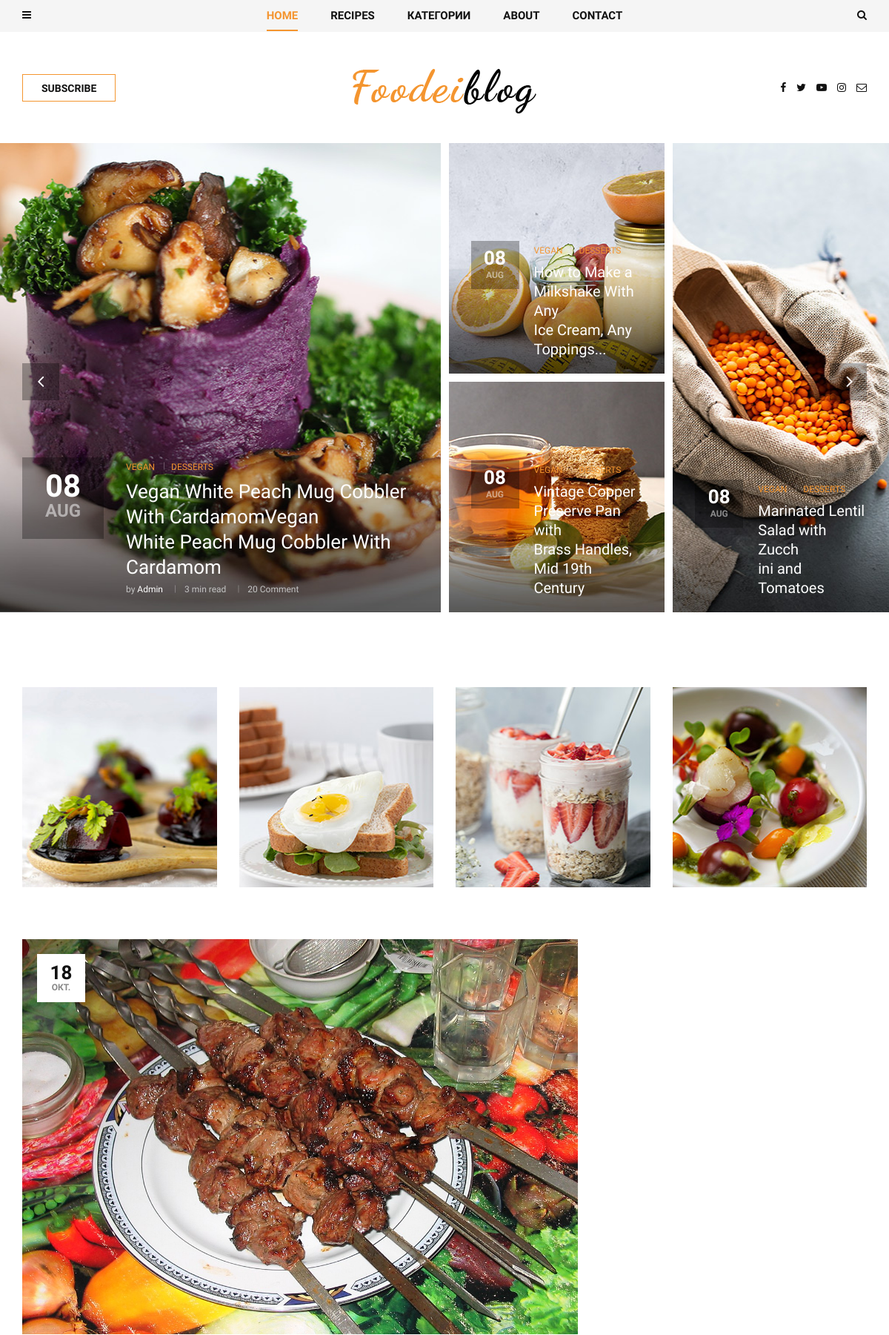
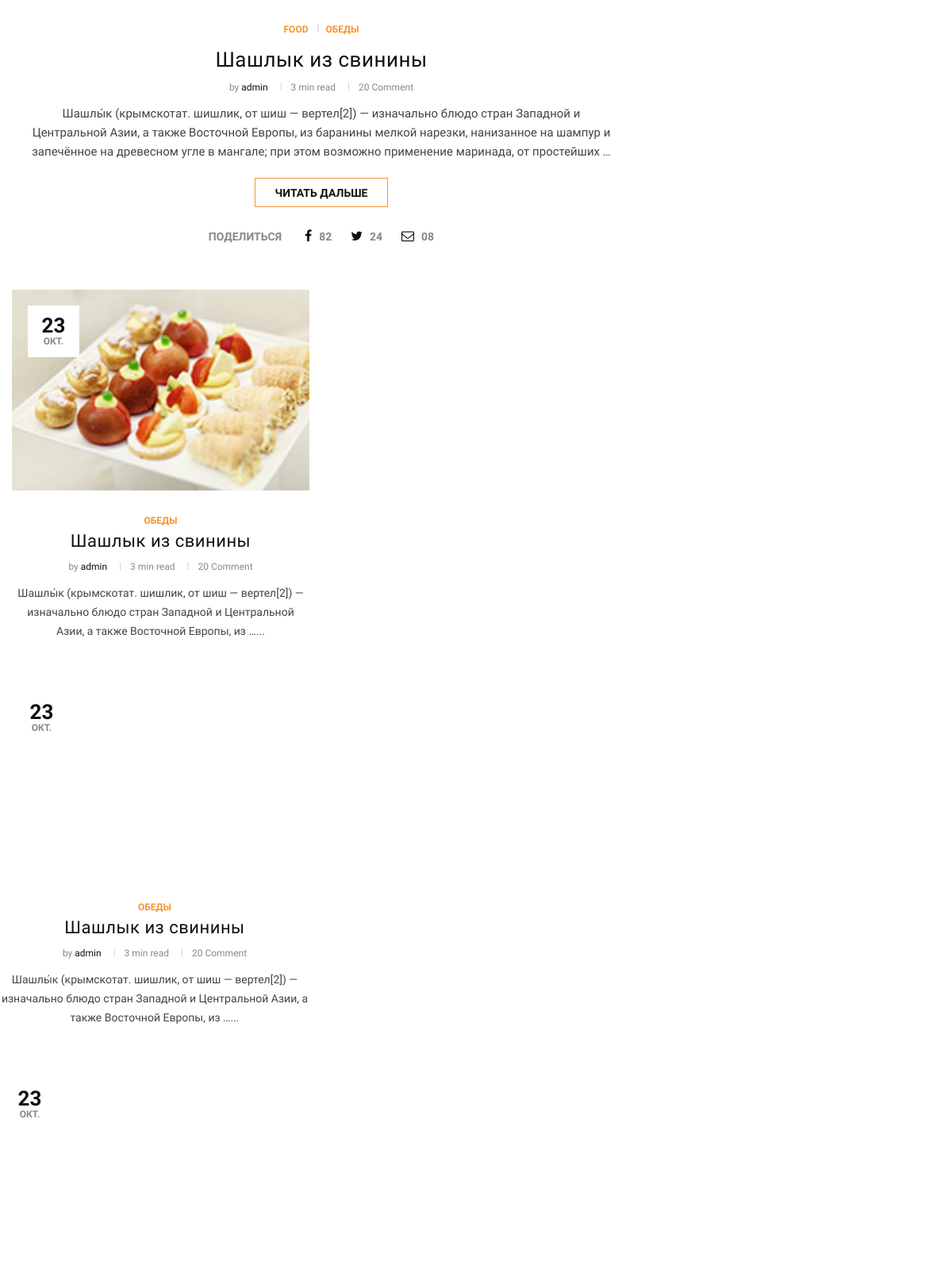
The page / (upper part) on the database its author committed (2 pictures, top to bottom).
### blog/models.py (models this page shows, shortened)
class Post(models.Model):
    author = models.ForeignKey(User, related_name='posts', on_delete=models.CASCADE)
    title = models.CharField(max_length=220)
    slug = models.SlugField(max_length=220, unique=True, default='')
    image = models.ImageField(upload_to='articles/')
    text = models.TextField()
    category = models.ForeignKey(
        Category,
        related_name='post',
        on_delete=models.SET_NULL,
        null=True,
    )
    tags = models.ManyToManyField(Tag, related_name='post')
    create_at = models.DateTimeField(auto_now_add=True)
    def get_absolute_url(self):
        return reverse('post_single',
                       kwargs={"slug": self.category.slug, "post_slug": self.slug})  # передается 2 слага для

class Tag(models.Model):
    name = models.CharField(max_length=100)
    slug = models.SlugField(max_length=100)
    def __str__(self):
        return f'{self.name}'

class Category(MPTTModel):
    name = models.CharField(max_length=100)
    slug = models.SlugField(max_length=100)
    parent = TreeForeignKey(
        'self',
        related_name='children',
        on_delete=models.SET_NULL,
        null=True,
        blank=True)  # при удалении категории подкатегория не удалится, нулл=Тру и бланк=Тру значит что
    class MPTTMeta:
        order_insertion_by = ['name']
    def __str__(self):
        return f'{self.name}'

### blog/views.py (the view)
# urls.py: path('', views.HomeView.as_view(), name='home'),
class HomeView(ListView):
    model = Post
    paginate_by = 9
    template_name = 'blog/home.html'

### blog/templatetags/menu_tags.py (called while the page is built)
@register.inclusion_tag('blog/include/tags/top_menu.html')
def get_categories():
    category = Category.objects.filter(parent__isnull=True).order_by('name')
    return {'list_category': category}

@register.inclusion_tag('blog/include/tags/receips_tag.html')
def get_last_posts():
    posts = Post.objects.select_related('category').order_by('-id')[:5]#подтягиваем категории чтобы было меньше запросов в БД
    return {'list_last_posts': posts}

### templates/blog/home.html (shortened to what this page needs)
{% extends 'base.html' %}
{% block content %}
<section class="hero">
    <div class="hero__slider owl-carousel">
        <div class="hero__item">
            <div class="container-fluid">
                <div class="row">
                    <div class="col-lg-6 p-0">
                        <div class="hero__inside__item hero__inside__item--wide set-bg"
                             data-setbg="img/hero/hero-1.jpg">
                            <div class="hero__inside__item__text">
                                <div class="hero__inside__item--meta">
                                    <span>08</span>
                                    <p>Aug</p>
                                </div>
                                <div class="hero__inside__item--text">
                                    <ul class="label">
                                        <li>Vegan</li>
                                        <li>Desserts</li>
                                    </ul>
                                    <h4>Vegan White Peach Mug Cobbler With CardamomVegan<br/> White Peach Mug
                                        Cobbler With Cardamom</h4>
                                    <ul class="widget">
                                        <li>by <span>Admin</span></li>
                                        <li>3 min read</li>
                                        <li>20 Comment</li>
                                    </ul>
                                </div>
                            </div>
                        </div>
                    </div>
                    <div class="col-lg-3 col-md-6  p-0">
                        <div class="hero__inside__item hero__inside__item--small set-bg"
                             data-setbg="img/hero/hero-2.jpg">
                            <div class="hero__inside__item__text">
                                <div class="hero__inside__item--meta">
                                    <span>08</span>
                                    <p>Aug</p>
                                </div>
                                <div class="hero__inside__item--text">
                                    <ul class="label">
                                        <li>Vegan</li>
                                        <li>Desserts</li>
                                    </ul>
                                    <h5>How to Make a Milkshake With Any <br/>Ice Cream, Any Toppings...</h5>
                                </div>
                            </div>
                        </div>
                        <div class="hero__inside__item hero__inside__item--small set-bg"
                             data-setbg="img/hero/hero-3.jpg">
                            <div class="hero__inside__item__text">
                                <div class="hero__inside__item--meta">
                                    <span>08</span>
                                    <p>Aug</p>
                                </div>
                                <div class="hero__inside__item--text">
                                    <ul class="label">
                                        <li>Vegan</li>
                                        <li>Desserts</li>
                                    </ul>
                                    <h5>Vintage Copper Preserve Pan with <br/>Brass Handles, Mid 19th Century</h5>
                                </div>
                            </div>
                        </div>
                    </div>
                    <div class="col-lg-3 col-md-6  p-0">
                        <div class="hero__inside__item set-bg" data-setbg="img/hero/hero-4.jpg">
                            <div class="hero__inside__item__text">
                                <div class="hero__inside__item--meta">
                                    <span>08</span>
                                    <p>Aug</p>
                                </div>
                                <div class="hero__inside__item--text">
                                    <ul class="label">
                                        <li>Vegan</li>
                                        <li>Desserts</li>
                                    </ul>
                                    <h5>Marinated Lentil Salad with Zucch <br/>ini and Tomatoes</h5>
                                </div>
                            </div>
                        </div>
                    </div>
                </div>
            </div>
        </div>
        <div class="hero__item">
            <div class="container-fluid">
                <div class="row">
                    <div class="col-lg-3 col-md-6 p-0">
                    </div>
                </div>
            </div>
        </div>
    </div>
</section>
<section class="categories spad">
    <div class="container">
        <div class="row">
            <div class="col-lg-3 col-md-6 col-sm-6">
                <div class="categories__item set-bg" data-setbg="img/categories/cat-1.jpg">
                </div>
            </div>
            <div class="col-lg-3 col-md-6 col-sm-6">
                <div class="categories__item set-bg" data-setbg="img/categories/cat-2.jpg">
                </div>
            </div>
            <div class="col-lg-3 col-md-6 col-sm-6">
                <div class="categories__item set-bg" data-setbg="img/categories/cat-3.jpg">
                </div>
            </div>
            <div class="col-lg-3 col-md-6 col-sm-6">
                <div class="categories__item set-bg" data-setbg="img/categories/cat-4.jpg">
                </div>
            </div>
        </div>
    </div>
    <div class="categories__post">
        <div class="container">
            <div class="row">
                <div class="col-lg-8 col-md-8">
                    {% for post in post_list %}
                        {% if forloop.first %}
                            <div class="categories__post__item categories__post__item--large">
                        <div class="categories__post__item__pic set-bg"
                             data-setbg="{{ post.image.url }}">
                            <div class="post__meta">
                                <h4>{{ post.create_at|date:'d' }}</h4>
                                <span>{{ post.create_at|date:"N" }}</span>
                            </div>
                        </div>
                        <div class="categories__post__item__text">
                            <ul class="post__label--large">
                                <li>{{ post.tags.first }}</li>
                                <li>{{ post.category }}</li>
                            </ul>
                            <h3><a href="{{ post.get_absolute_url }}">{{ post.title }}</a></h3>
                            <ul class="post__widget">
                                <li>by <span>{{ post.author }}</span></li>
                                <li>3 min read</li>
                                <li>20 Comment</li>
                            </ul>
                            <p>{{ post.text|truncatewords:40 }}</p>
                            <a href="{{ post.get_absolute_url }}" class="primary-btn">Читать дальше</a>
                            <div class="post__social">
                                <span>Поделиться</span>
                                <a href="#"><i class="fa fa-facebook"></i> <span>82</span></a>
                                <a href="#"><i class="fa fa-twitter"></i> <span>24</span></a>
                                <a href="#"><i class="fa fa-envelope-o"></i> <span>08</span></a>
                            </div>
                        </div>
                    </div>
                        {% endif %}
                            <div class="row">
                            {% if forloop.counter <= 5 and forloop.counter != 1 %}
                                <div class="col-lg-6 col-md-6 col-sm-6">
                                    <div class="categories__post__item">
                                        <div class="categories__post__item__pic small__item set-bg"
                                             data-setbg="{{ post.image.url }}">
                                            <div class="post__meta">
                                                <h4>{{ post.create_at|date:'d' }}</h4>
                                                <span>{{ post.create_at|date:"N" }}</span>
                                            </div>
                                        </div>
                                        <div class="categories__post__item__text">
                                            <span class="post__label">{{ post.category }}</span>
                                            <h3><a href="{{ post.get_absolute_url }}">{{ post.title }}</a></h3>
                                            <ul class="post__widget">
                                                <li>by <span>{{ post.author }}</span></li>
                                                <li>3 min read</li>
                                                <li>20 Comment</li>
                                            </ul>
                                            <p>{{ post.text|truncatewords:20 }}...</p>
                                        </div>
                                    </div>
                                </div>
                                {% endif %}
                            {% endfor %}
                            </div>
                </div>
            </div>
        </div>
    </div>
</section>
{% endblock content %}

### templates/base.html (shortened to what this page needs)
<!DOCTYPE html>
<html lang="zxx">
{% load static %}
<head>
    <link rel="stylesheet" href="{% static 'css/bootstrap.min.css' %}" type="text/css">
    <link rel="stylesheet" href="{% static 'css/font-awesome.min.css' %}" type="text/css">
    <link rel="stylesheet" href="{% static 'css/elegant-icons.css' %}" type="text/css">
    <link rel="stylesheet" href="{% static 'css/owl.carousel.min.css' %}" type="text/css">
    <link rel="stylesheet" href="{% static 'css/slicknav.min.css' %}" type="text/css">
    <link rel="stylesheet" href="{% static 'css/style.css' %}" type="text/css">
</head>
<body>
<header class="header">
    <div class="header__top">
        <div class="container">
            <div class="row">
                <div class="col-lg-2 col-md-1 col-6 order-md-1 order-1">
                    <div class="header__humberger">
                        <i class="fa fa-bars humberger__open"></i>
                    </div>
                </div>
                <div class="col-lg-8 col-md-10 order-md-2 order-3">
                    {% include 'blog/include/tags/top_nav.html' %}
                </div>
                <div class="col-lg-2 col-md-1 col-6 order-md-3 order-2">
                    <div class="header__search">
                        <i class="fa fa-search search-switch"></i>
                    </div>
                </div>
            </div>
        </div>
    </div>
    <div class="container">
        <div class="row">
            <div class="col-lg-3 col-md-3">
                <div class="header__btn">
                    <a href="./signin.html" class="primary-btn">Subscribe</a>
                </div>
            </div>
            <div class="col-lg-6 col-md-6">
                <div class="header__logo">
                    <a href="./base.html"><img src="{%  static 'img/logo.png' %}" alt=""></a>
                </div>
            </div>
            <div class="col-lg-3 col-md-3">
                <div class="header__social">
                    <a href="#"><i class="fa fa-facebook"></i></a>
                    <a href="#"><i class="fa fa-twitter"></i></a>
                    <a href="#"><i class="fa fa-youtube-play"></i></a>
                    <a href="#"><i class="fa fa-instagram"></i></a>
                    <a href="#"><i class="fa fa-envelope-o"></i></a>
                </div>
            </div>
        </div>
    </div>
</header>
{% block content %}
{% endblock content %}
</body>
</html>

### templates/blog/include/tags/top_nav.html (shortened to what this page needs)
{% load menu_tags %}
<nav class="header__menu">
                        <ul>
                            <li class="active"><a href="/">Home</a></li>
                            <li><a href="#">Recipes</a>
                            </li>
                            {% get_categories %}
                            <li><a href="#">About</a></li>
                            <li><a href="{% url 'contacts' %}">Contact</a></li>
                        </ul>
                    </nav>

### templates/blog/include/tags/top_menu.html (shortened to what this page needs)
{% load mptt_tags %}
<li class="dropdown"><a href="#">Категории</a>
</li>

### templates/contact/footer.html (shortened to what this page needs)
{% load static %}

### rows shown on the page
Post: create_at "18", create_at "ОКТ.", tags.first "FOOD", category "ОБЕДЫ", title "Шашлык из свинины", author "admin", text "Шашлы́к (крымскотат. шишлик, от шиш — вертел[2]) — изначально блюдо стран Западной и Центральной Азии, а также Восточной Европы, из баранины мелкой нарезки, нанизанное на шампур и запечённое на древесном угле в мангале; при этом возможно применение маринада, от простейших …"
Post: shows a picture, create_at "23", create_at "ОКТ.", category "ОБЕДЫ", title "Шашлык из свинины", author "admin", text "Шашлы́к (крымскотат. шишлик, от шиш — вертел[2]) — изначально блюдо стран Западной и Центральной Азии, а также Восточной Европы, из …"
Post: create_at "23", create_at "ОКТ.", category "ОБЕДЫ", title "Шашлык из свинины", author "admin", text "Шашлы́к (крымскотат. шишлик, от шиш — вертел[2]) — изначально блюдо стран Западной и Центральной Азии, а также Восточной Европы, из …"
Post: create_at "23", create_at "ОКТ."
